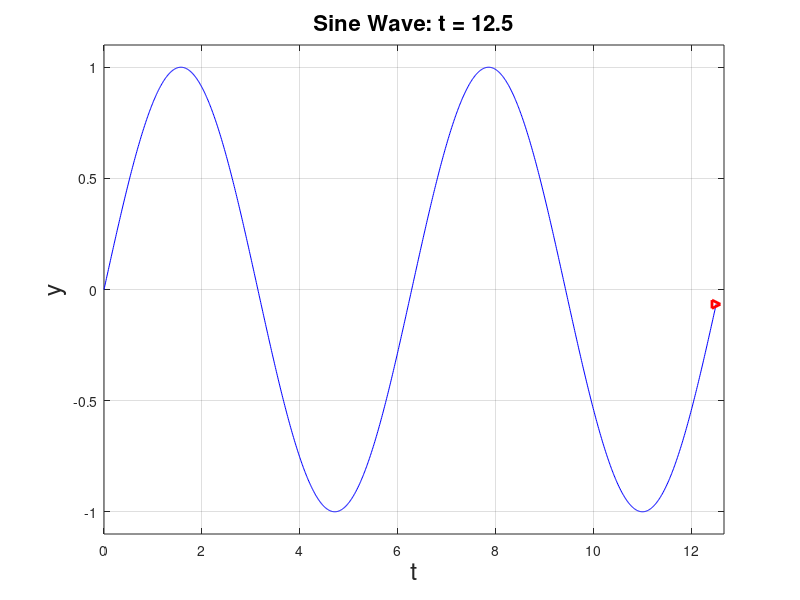

Recreate this plot in MATLAB. (Note: this script raises an error after producing the figure.)
t = 0:0.01:4*pi;
y = sin(t);
fc = 0;
t_length = length(t);
for n = 1:10:t_length
plot(t(1:n),y(1:n), 'b -', t(n),y(n), 'r >', 'linewidth', 2)
xlabel('t','fontsize', 18);
ylabel('y','fontsize', 18);
grid on
axis([0 max(t)+0.1 -1.1 1.1]),
pause(0.1);
str = ['Sine Wave: t = ' num2str(t(n))];
title(str,'fontsize', 16);
fc = fc+1;
F(fc)=getframe(gcf);
end
moviename= ['sine_wave.avi'];
movie2avi(F, moviename, 'fps', 6, 'colormap', jet, 'quality', 100)